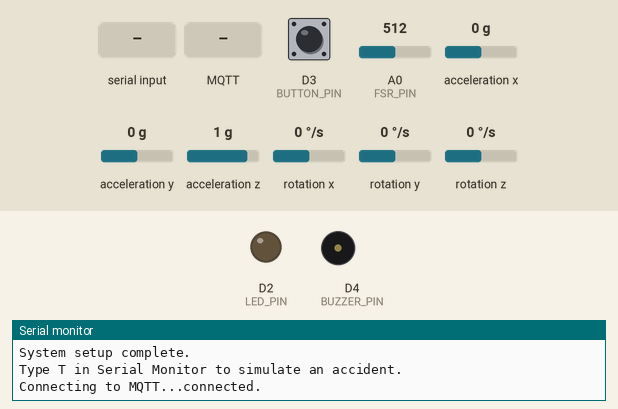
Recording of a sketch running on a simulated Arduino Nano 33 IoT. On the bench: output pins drawn as LEDs (lit = HIGH), buzzer (waves = sounding), the last lines printed to the serial monitor. The inputs (shaded band) are chosen by the test bench; at power-on: D3 (BUTTON_PIN) HIGH, A0 (FSR_PIN) = 512, acceleration x 0 g, acceleration y 0 g, acceleration z 1 g, rotation x 0 °/s, rotation y 0 °/s, rotation z 0 °/s. WiFi joins after 1.5 s; servers stay silent unless stated; random numbers use the default seed unless the sketch sets one; no MQTT or app messages arrive unless stated.

Above: at 2.7 s.
2.8 s: "MESSAGE_SENT" received over Serial
At 3.9 s:
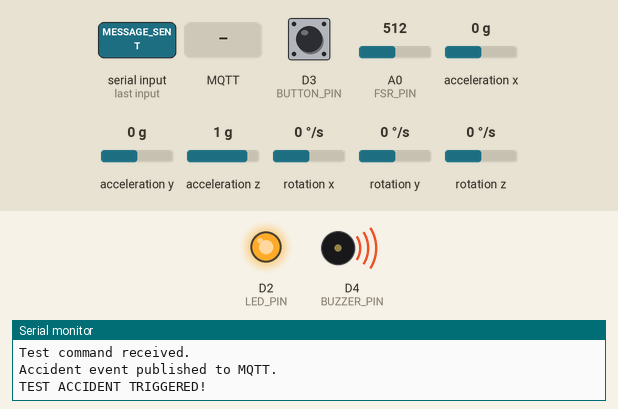
4.3 s: D3 (BUTTON_PIN) pulled LOW for 0.15 s
At 4.9 s:
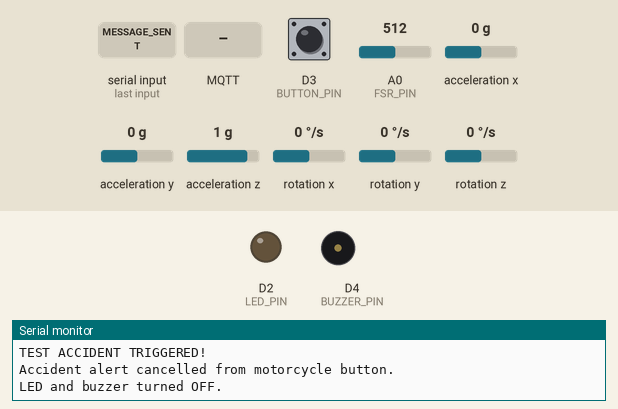
7.4 s: "T" received over Serial
At 8.6 s:
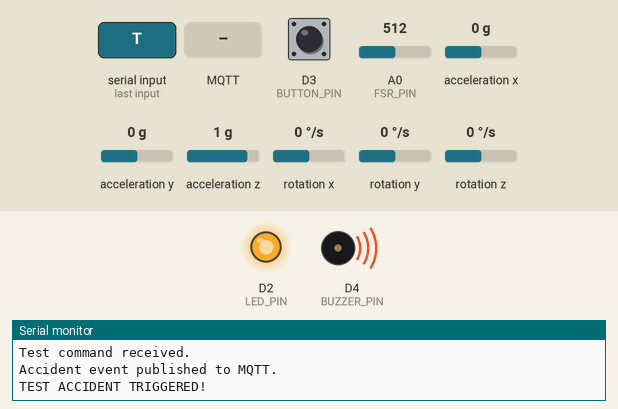
8.9 s: MQTT message "MESSAGE_SENT" arrives on the first subscribed topic
At 9.8 s:
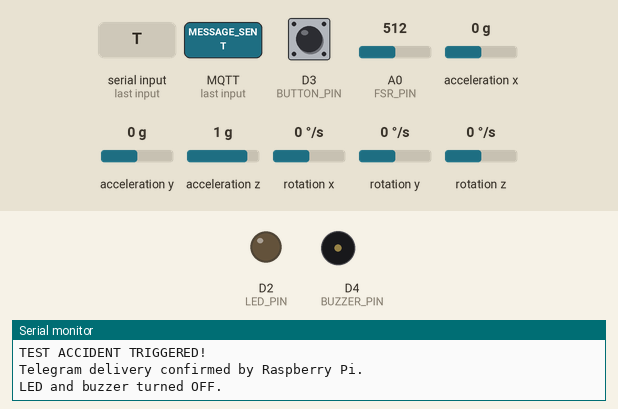
10.4 s: "t" received over Serial
At 10.9 s:
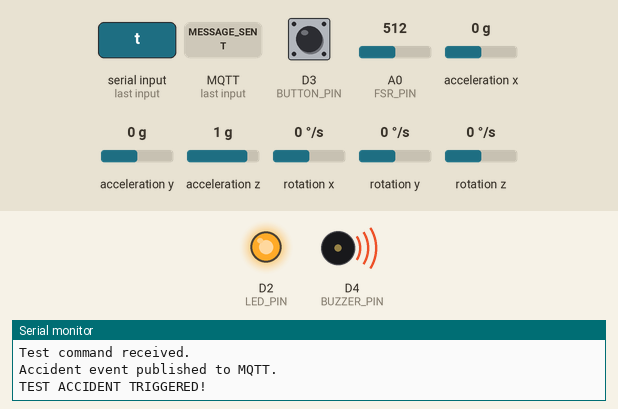
Timing chart, 0 to 12.9 s (numbered marks = the images above; inputs shaded):
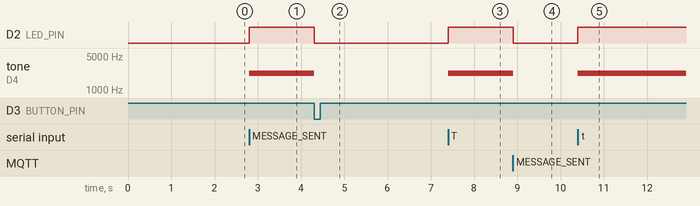

The sketch:

motorcycle_alert.ino
```cpp
#include <WiFiNINA.h>
#include <PubSubClient.h>
#include <Arduino_LSM6DS3.h>
#include <ArduinoJson.h>
#include <math.h>

// ---------- WIFI CONFIGURATION ----------

const char* WIFI_SSID = "";
const char* WIFI_PASSWORD = "";

// ---------- MQTT CONFIGURATION ----------

const char* MQTT_HOST = "";
const uint16_t MQTT_PORT = 1883;
const char* MQTT_CLIENT_ID = "motorcycle_nano_01";

const char* TOPIC_TELEMETRY = "motorcycle/telemetry";
const char* TOPIC_ACCIDENT = "motorcycle/accident";
const char* TOPIC_CANCEL = "motorcycle/cancel";
const char* TOPIC_COMMAND = "motorcycle/command";

// ---------- PINS ----------

const int FSR_PIN = A0;
const int LED_PIN = 2;
const int BUZZER_PIN = 4;
const int BUTTON_PIN = 3;

// ---------- TUNING ----------

const int FSR_WORN_THRESHOLD = 150;

const float ACCELERATION_DELTA_THRESHOLD_G = 1.0f;
const float GYRO_THRESHOLD_DPS = 100.0f;

const unsigned long IMU_CONFIRM_WINDOW_MS = 1500;
const unsigned long TELEMETRY_INTERVAL_MS = 1000;
const unsigned long ACCIDENT_COOLDOWN_MS = 15000;

// ---------- OBJECTS ----------

WiFiClient wifiClient;
PubSubClient mqtt(wifiClient);

bool localAlarmActive = false;
bool accidentLatched = false;
bool helmetWorn = false;
bool imuReady = false;

unsigned long lastTelemetryMs = 0;
unsigned long lastAccidentMs = 0;
unsigned long highAccelMs = 0;
unsigned long highGyroMs = 0;

float ax = 0, ay = 0, az = 0;
float gx = 0, gy = 0, gz = 0;

float accelMagnitude = 0;
float gyroMagnitude = 0;

// ---------- LOCAL ALARM ----------

void setLocalAlarm(bool enabled) {

  localAlarmActive = enabled;

  digitalWrite(LED_PIN, enabled ? HIGH : LOW);

  if (enabled) {
    tone(BUZZER_PIN, 2200);
  } else {
    noTone(BUZZER_PIN);
  }
}

// ---------- WIFI ----------

void connectWiFi() {

  if (WiFi.status() == WL_CONNECTED) return;

  Serial.print("Connecting to Wi-Fi");

  while (WiFi.begin(WIFI_SSID, WIFI_PASSWORD) != WL_CONNECTED) {
    Serial.print(".");
    delay(5000);
  }

  Serial.println("\nWi-Fi connected.");

  Serial.print("Nano IP: ");
  Serial.println(WiFi.localIP());
}

// ---------- MQTT CALLBACK ----------

void mqttCallback(char* topic, byte* payload, unsigned int length) {

  String message;
  message.reserve(length);

  for (unsigned int i = 0; i < length; i++) {
    message += (char)payload[i];
  }

  if (String(topic) != TOPIC_COMMAND) return;

  // Remote cancellation
  if (message == "CANCEL") {

    accidentLatched = false;

    highAccelMs = 0;
    highGyroMs = 0;

    setLocalAlarm(false);

    Serial.println("Remote cancellation received.");
    Serial.println("LED and buzzer OFF.");
  }

  // Telegram message successfully sent
  else if (message == "MESSAGE_SENT") {

    if (accidentLatched || localAlarmActive) {

      accidentLatched = false;

      highAccelMs = 0;
      highGyroMs = 0;

      setLocalAlarm(false);

      Serial.println("Telegram delivery confirmed by Raspberry Pi.");
      Serial.println("LED and buzzer turned OFF.");
    }
  }
}

// ---------- MQTT CONNECTION ----------

void connectMQTT() {

  while (!mqtt.connected()) {

    String clientId =
      String(MQTT_CLIENT_ID) + "_" +
      String(random(0xffff), HEX);

    Serial.print("Connecting to MQTT...");

    if (mqtt.connect(clientId.c_str())) {

      Serial.println("connected.");

      mqtt.subscribe(TOPIC_COMMAND);

    } else {

      Serial.print("failed, state=");
      Serial.println(mqtt.state());

      delay(3000);
    }
  }
}

// ---------- PUBLISH JSON ----------

void publishJson(
  const char* topic,
  JsonDocument& doc,
  bool retained = false
) {

  char output[512];

  size_t n = serializeJson(doc, output, sizeof(output));

  if (n > 0 && mqtt.connected()) {

    bool success = mqtt.publish(topic, output, retained);

    if (!success) {
      Serial.print("MQTT publish failed: ");
      Serial.println(topic);
    }
  }
}

// ---------- IMU ----------

void readIMU() {

  if (IMU.accelerationAvailable()) {
    IMU.readAcceleration(ax, ay, az);
  }

  if (IMU.gyroscopeAvailable()) {
    IMU.readGyroscope(gx, gy, gz);
  }

  accelMagnitude = sqrt(
    ax * ax + ay * ay + az * az
  );

  float deltaFromRest = fabs(accelMagnitude - 1.0f);

  gyroMagnitude = sqrt(
    gx * gx + gy * gy + gz * gz
  );

  unsigned long now = millis();

  if (deltaFromRest >= ACCELERATION_DELTA_THRESHOLD_G) {
    highAccelMs = now;
  }

  if (gyroMagnitude >= GYRO_THRESHOLD_DPS) {
    highGyroMs = now;
  }
}

// ---------- ACCIDENT DETECTION ----------

bool possibleAccidentDetected() {

  unsigned long now = millis();

  bool accelRecent =
    highAccelMs != 0 &&
    (now - highAccelMs <= IMU_CONFIRM_WINDOW_MS);

  bool gyroRecent =
    highGyroMs != 0 &&
    (now - highGyroMs <= IMU_CONFIRM_WINDOW_MS);

  return accelRecent && gyroRecent;
}

// ---------- TELEMETRY ----------

void publishTelemetry() {

  StaticJsonDocument<384> doc;

  doc["helmetWorn"] = helmetWorn;
  doc["fsrRaw"] = analogRead(FSR_PIN);

  doc["accelX_g"] = ax;
  doc["accelY_g"] = ay;
  doc["accelZ_g"] = az;

  doc["gyroX_dps"] = gx;
  doc["gyroY_dps"] = gy;
  doc["gyroZ_dps"] = gz;

  doc["accelMagnitude_g"] = accelMagnitude;
  doc["gyroMagnitude_dps"] = gyroMagnitude;

  doc["accidentActive"] = accidentLatched;

  publishJson(TOPIC_TELEMETRY, doc);
}

// ---------- ACCIDENT EVENT ----------

void publishAccidentEvent() {

  StaticJsonDocument<384> doc;

  doc["event"] = "POSSIBLE_ACCIDENT";
  doc["helmetWorn"] = helmetWorn;

  doc["accelMagnitude_g"] = accelMagnitude;
  doc["gyroMagnitude_dps"] = gyroMagnitude;

  doc["timestamp"] = millis();

  publishJson(TOPIC_ACCIDENT, doc);

  Serial.println("Accident event published to MQTT.");
}

// ---------- CANCELLATION ----------

void publishCancellation() {

  StaticJsonDocument<128> doc;

  doc["event"] = "CANCEL";
  doc["source"] = "motorcycle_button";

  publishJson(TOPIC_CANCEL, doc);
}

// ---------- SERIAL TEST TRIGGER ----------

void checkSerialTestCommand() {

  while (Serial.available() > 0) {

    char command = Serial.read();

    if (command == 'T' || command == 't') {

      Serial.println("Test command received.");

      if (!accidentLatched) {

        accidentLatched = true;
        lastAccidentMs = millis();

        setLocalAlarm(true);
        publishAccidentEvent();

        Serial.println("TEST ACCIDENT TRIGGERED!");

      } else {

        Serial.println("Accident alert is already active!");
      }
    }
  }
}

// ---------- SETUP ----------

void setup() {

  pinMode(LED_PIN, OUTPUT);
  pinMode(BUZZER_PIN, OUTPUT);
  pinMode(BUTTON_PIN, INPUT_PULLUP);
  pinMode(FSR_PIN, INPUT);

  setLocalAlarm(false);

  Serial.begin(115200);

  randomSeed(analogRead(A1));

  Serial.println("Starting Motorcycle Alert System...");

  if (!IMU.begin()) {

    Serial.println("ERROR: onboard LSM6DS3 IMU not detected.");

  } else {

    imuReady = true;
    Serial.println("Onboard IMU ready.");
  }

  connectWiFi();

  mqtt.setServer(MQTT_HOST, MQTT_PORT);
  mqtt.setCallback(mqttCallback);
  mqtt.setBufferSize(512);

  Serial.println("System setup complete.");
  Serial.println("Type T in Serial Monitor to simulate an accident.");
}

// ---------- MAIN LOOP ----------

void loop() {

  if (WiFi.status() != WL_CONNECTED) {
    connectWiFi();
  }

  if (!mqtt.connected()) {
    connectMQTT();
  }

  mqtt.loop();

  checkSerialTestCommand();

  readIMU();

  int fsrRaw = analogRead(FSR_PIN);
  helmetWorn = (fsrRaw >= FSR_WORN_THRESHOLD);

  // Physical button cancellation

  static bool previousButton = HIGH;

  bool buttonNow = digitalRead(BUTTON_PIN);

  if (previousButton == HIGH && buttonNow == LOW) {

    if (accidentLatched || localAlarmActive) {

      accidentLatched = false;

      highAccelMs = 0;
      highGyroMs = 0;

      setLocalAlarm(false);

      publishCancellation();

      Serial.println("Accident alert cancelled from motorcycle button.");
      Serial.println("LED and buzzer turned OFF.");
    }

    delay(35);
  }

  previousButton = buttonNow;

  unsigned long now = millis();

  // Actual IMU accident detection

  if (
    imuReady &&
    possibleAccidentDetected() &&
    (!accidentLatched ||
     now - lastAccidentMs > ACCIDENT_COOLDOWN_MS)
  ) {

    accidentLatched = true;
    lastAccidentMs = now;

    setLocalAlarm(true);

    publishAccidentEvent();

    Serial.println("Possible accident published.");
  }

  // Publish sensor readings every second

  if (now - lastTelemetryMs >= TELEMETRY_INTERVAL_MS) {

    lastTelemetryMs = now;

    publishTelemetry();
  }
}
```

Measured:
- after the input at 2.8 s, D2 (LED_PIN): LOW → HIGH at once; tone on D4 (BUZZER_PIN): silent → 2200 Hz at once
- after the input at 4.3 s, D2 (LED_PIN): HIGH → LOW at once; tone on D4 (BUZZER_PIN): 2200 Hz → silent at once
- after the input at 7.4 s, D2 (LED_PIN): LOW → HIGH at once; tone on D4 (BUZZER_PIN): silent → 2200 Hz at once
- after the input at 8.9 s, D2 (LED_PIN): HIGH → LOW at once; tone on D4 (BUZZER_PIN): 2200 Hz → silent at once
- after the input at 10.4 s, D2 (LED_PIN): LOW → HIGH at once; tone on D4 (BUZZER_PIN): silent → 2200 Hz at once
